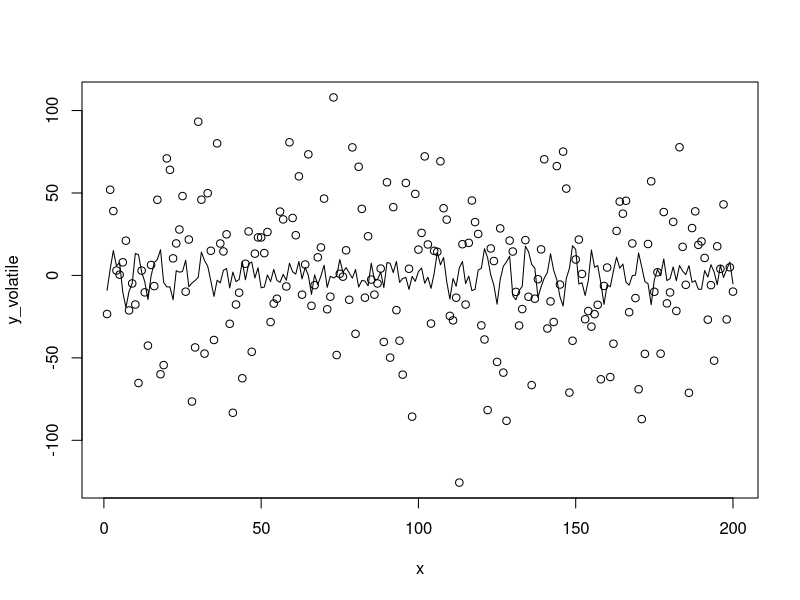
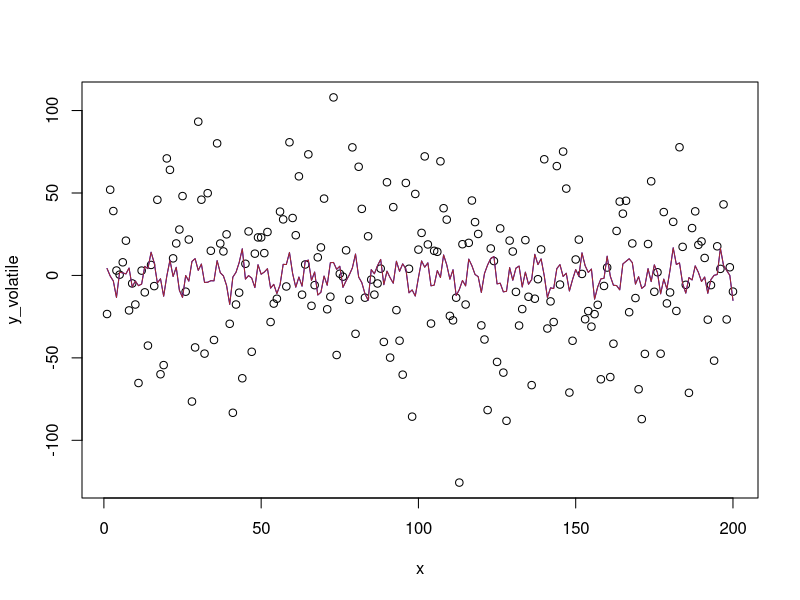

R code for these plots, in order:
# The Weierstrass function

wf <- function(x, wf_iterations, a, b)
{
  v <- NULL
  for(j in 1:wf_iterations)
  {
    v[j] <- (a^j)*cos((b^j)*x)
  }
  return(sum(v))
}

# The parameters initialization
a <- 1.5
b <- 21
# wf_iteration is not equal to 1, which means the data is volatile
wf_iteration <- 5

y_volatile <- NULL
y_volatile_trend <- NULL

# The residual's IIDN parameters
stdev <- 40
n <- 200
u <- rnorm(n,0,stdev)
x <- 1:n

# The volatile trend series

for(i in 1:n)
{
  y_volatile[i] <- wf(x[i],wf_iteration,a,b) + u[i]
  y_volatile_trend[i] <- wf(x[i],wf_iteration,a,b)
}



# ====================== Estimation of wf_iteration ====================== #

# The first step to estimate the volatile process would be to estimate the
# wf_iteration paramaeter. This is conducted here in two parts.


# --------------- 1. With optim function --------------- #

est_function <- function(parameters) {
  
  # Generating y-variable according to the Weierstrass function - first and
  # second parameters are a and b while third one is the wf_iteration
  for (i in 1:parameters[3]) {
    y <- parameters[1]^i * cos(parameters[2]^i * x)
  }
  
  return( sum( (y_volatile - y)^2 ) )
}

# The setup to find the required coefficients are as below.

val <- NULL
for (i in seq(0,100, by = 5))
{
  for (j in seq(0,100, by = 5))
  {
    for (k in 2:10)
    {
      temp_est <- optim(c(i,j,k) , est_function)
      val <- rbind(  val,  c(temp_est$par,temp_est$value) )
    }
  }
}

# The parameters with the minimum residual sum squared according to the optim
# function.
est_parameters1 <- val[val[,4] == min(val[,4])][1:3]

# Estimated y with the above parameters
y_est1 <- NULL
for (i in 1:n) {
  y_est1[i] <- wf(i , est_parameters1[3], est_parameters1[1], est_parameters1[2])
}

plot(x, y_volatile)
lines(x, y_volatile_trend - y_est1)

# Estimated wf_iteration with this method
wf_iteration_est1 <- round(est_parameters1[3],0)





# ------------------ 2. With min(RSS) ------------------ #

# The function that returns the RSS
residual_sum_square <- function(a, b, wfi) {
  y <- NULL
  for (i in 1:n) {
    y[i] <- wf(i , wfi, a, b)
  }
  return(sum(
    (y_volatile - y)^2
  ))
}

val <- NULL
for (i in seq(0,10, by = 0.5))
{
  for (j in seq(0,50, by = 1))
  {
    for (k in 2:10)
    {
      value <- residual_sum_square(i, j, k)
      val <- rbind(  val,  c(i, j, k, value) )
    }
  }
}

# Estimated parameters with the above method
est_parameters2 <- val[val[,4] == min(val[,4])][1:3]

# Estimated wf_iteration with this method
wf_iteration_est2 <- est_parameters2[3]





# ==================== Estimation of a and b ==================== #

# Regression result is below. Note that here also the parameters are
# given in the 'start' list. The control section is to create the min factor
# lower enough to perform the iterations, and the warnOnly is used to
# ensure that the iterations complete without errors.

init_parameters_volatile <- list(A = a, B = b)

model_nls_volatile <- nls(
  y_volatile ~ A*cos(B*x) + A^2*cos(B^2*x) +
    A^3*cos(B^3*x) + A^4*cos(B^4*x) + A^5*cos(B^5*x),
  start = init_parameters_volatile,
  trace = TRUE,
  control = nls.control(minFactor = 1/2^15, warnOnly = TRUE)
)
summary(model_nls_volatile)

# The plots are below.
plot(x,y_volatile,ylim = c(min(y_volatile) , max(y_volatile)))
# lines(x,y_volatile_trend - fitted(model_nls_volatile),col = "black")
lines(x,y_volatile_trend,col = "blue")
lines(x,fitted(model_nls_volatile),col = "brown")